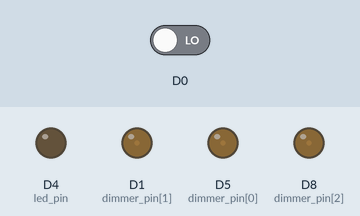
Recording of a sketch running on a simulated ESP8266 (NodeMCU). On the bench: output pins drawn as LEDs (lit = HIGH). The test bench sets the inputs (shaded band); at power-on: D0 LOW. WiFi joins after 1.5 s; servers stay silent unless stated; what the sketch prints to the serial monitor is not drawn.

Above: at 2.7 s.
2.8 s: D0 driven HIGH
At 3.1 s:
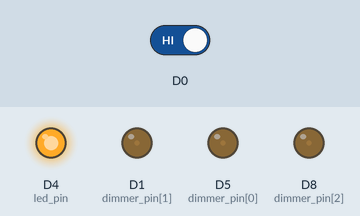
4.3 s: D0 driven LOW
At 5.5 s:
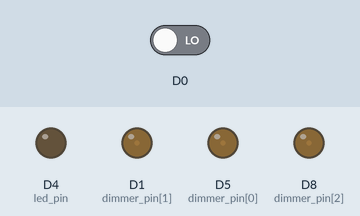
Timing chart, 0 to 7.3 s (numbered marks = the images above; inputs shaded):
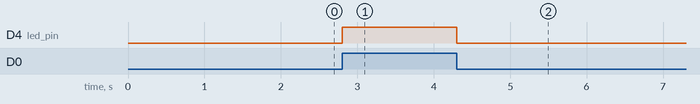

The sketch:

Acender_Led.ino
```cpp
/* Código criado com auxilio da IDE do ArduinoOTA */

#include <ESP8266WiFi.h>
#include <ESP8266mDNS.h>
#include <WiFiUdp.h>
#include <ArduinoOTA.h>

#ifndef STASSID
#define STASSID "INTELBRAS"
#define STAPSK  "Pbl-Sistemas-Digitais"  /* Colocar o nome da Rede */
#endif

const char* ssid = STASSID;
const char* password = STAPSK;
const char* host = "ESP-10.0.0.107"; /* Endereço da placa */

int led_pin = LED_BUILTIN; /* Instanciando o pino */
#define N_DIMMERS 3
int dimmer_pin[] = {14, 5, 15};

void setup() {
  //Serial.begin(115200);

  /* switch on led */
  pinMode(led_pin, OUTPUT);
  pinMode(D0, INPUT);

  Serial.begin(9600);

/* Uma comunicação assíncrona (que não usa o clock como referência) com 9600 bps envia um bit em 0,0001 s.
Esta taxa assume diferentes nomes dependendo da comunicação,
como em comunicações síncronas que é chamada de "clock" ou
em comunicações assíncronas que é conhecida como "Baud Rate". */


  Serial.println("Booting");
  WiFi.mode(WIFI_STA);

  WiFi.begin(ssid, password);

  while (WiFi.waitForConnectResult() != WL_CONNECTED) {
    WiFi.begin(ssid, password);
    Serial.println("Retrying connection...");
  }
  /* switch off led */
  digitalWrite(led_pin, HIGH);

  /* configure dimmers, and OTA server events */
  analogWriteRange(1000);
  analogWrite(led_pin, 990);

  for (int i = 0; i < N_DIMMERS; i++) {
    pinMode(dimmer_pin[i], OUTPUT);
    analogWrite(dimmer_pin[i], 50);
  }

  ArduinoOTA.setHostname(host);
  ArduinoOTA.onStart([]() { // switch off all the PWMs during upgrade
    for (int i = 0; i < N_DIMMERS; i++) {
      analogWrite(dimmer_pin[i], 0);
    }
    analogWrite(led_pin, 0);
  });

  ArduinoOTA.onEnd([]() { // do a fancy thing with our board led at end
    for (int i = 0; i < 30; i++) {
      analogWrite(led_pin, (i * 100) % 1001);
      delay(50);
    }
  });

  ArduinoOTA.onError([](ota_error_t error) {
    (void)error;
    ESP.restart();
  });

  /* setup the OTA server */
  ArduinoOTA.begin();
  Serial.println("Ready");

}

void loop() {
  ArduinoOTA.handle();
  if(digitalRead(D0) == HIGH){
      digitalWrite(led_pin, HIGH);
   } else {
    digitalWrite(led_pin, LOW);
   }

}
```

Measured:
- after the input at 2.8 s, D4 (led_pin): LOW → HIGH at once
- after the input at 4.3 s, D4 (led_pin): HIGH → LOW at once
